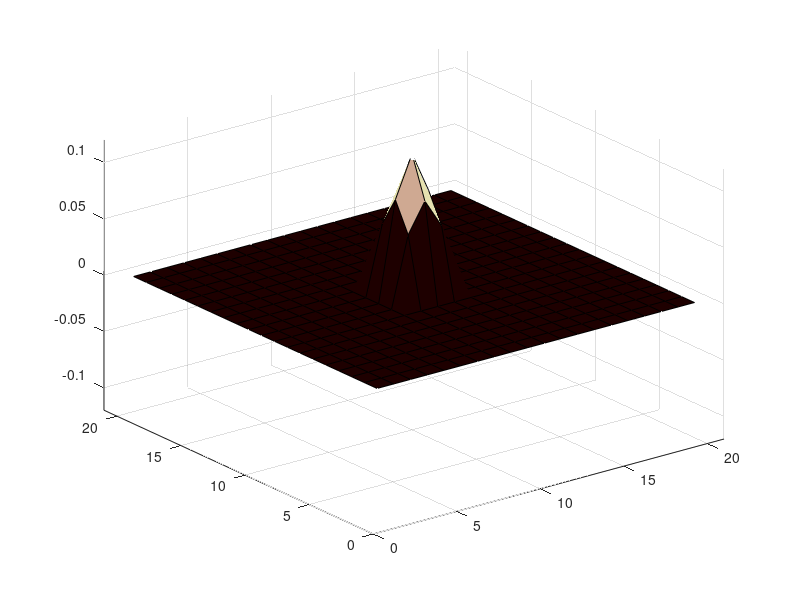

The MATLAB script that drew this image: (Note: this script raises an error after producing the figure.)
% mesh2d.m
%
% A Matlab script implementing a rectilinear waveguide mesh.  This
% scheme is based on the STK Mesh2D class.  The calculations make use
% of two sets of wave variable matrices that are alternated to save
% state.  Note that the mesh boundaries do not appear to be perfectly
% fixed in the plots.  This occurs because the plotted values do not
% include the outer boundary junctions.
%
% by Gary Scavone
% MUMT614, McGill University, 2004.
% 
% retrieved from: http://www.music.mcgill.ca/~gary/618/matlab/mesh2d.m
% edited by Jennifer Hsu (Winter 2016)
%
% for the structures, these are the port-ins/port-outs for:
% vxp: the right-going wave
% vxm: the left-going wave
% vyp: the down-going wave
% vym: the up-going wave
%
%

% Length of signal to calculate.
N = 3*44100;

% Sample rate for playback.
fs = 44100;

% Plot settings.
plotOpt = 1;
nDisplay = 100;   % Ticks between plots.
pTime = 0.1;   % Seconds to pause

% Number of (x,y) grid junctions (assuming square shape).
NJ = 21;

% Initialize calculation matrices.
vxp = zeros(NJ,NJ);
vxm = zeros(NJ,NJ);
vyp = zeros(NJ,NJ);
vym = zeros(NJ,NJ);

vxp1 = zeros(NJ,NJ);
vxm1 = zeros(NJ,NJ);
vyp1 = zeros(NJ,NJ);
vym1 = zeros(NJ,NJ);

v = zeros(NJ-1,NJ-1);
y = zeros(1,N);

% Provide initial velocity profile (width = 20% of grid)
dim = floor(NJ/5);
start = floor((NJ-dim)/2);
vals = zeros(NJ-1,1);
vals(start:start+dim-1) = 0.25*sin(pi*[0:dim-1]/(dim));
valm = vals*transpose(vals);
vxp1(1:NJ-1,1:NJ-1) = valm;
vyp1(1:NJ-1,1:NJ-1) = valm;
vxm1(1:NJ-1,2:NJ) = valm;
vym1(2:NJ,1:NJ-1) = valm;

% set all inputs to one junction to be 1
%vxp1(round(NJ/2), round(NJ/2)) = 1;
%vxp1((NJ+1)/2, (NJ+1)/2) = 1;
%vxp1(NJ-1, NJ-1) = 0.25;
%vyp1(NJ-1, NJ-1) = 0.25;
%vxm1(NJ-1, NJ) = 0.25;
%vym1(NJ, NJ-1) = 0.25;

reflCoeff = -0.9;

% Do initial display.
v = 0.5 * (vxp1(1:NJ-1,1:NJ-1) + vxm1(1:NJ-1,2:NJ) + ...
           vyp1(1:NJ-1,1:NJ-1) + vym1(2:NJ,1:NJ-1));
surf(v);
colormap('pink')
axis([0, NJ, 0, NJ, -0.12 0.12])
%zlabel('Velocity');
%disp('paused ...');
%pause;

% for a movie
vidfile = VideoWriter('meshMovie.mp4','MPEG-4');
vidfile.FrameRate = 7;
open(vidfile);

for n = 1:90%N

  if ( mod(n,2) == 0 ), % tick0

    v = 0.5 * (vxp(1:NJ-1,1:NJ-1) + vxm(1:NJ-1,2:NJ) + ...
               vyp(1:NJ-1,1:NJ-1) + vym(2:NJ,1:NJ-1));

    % Update outgoing junction wave components.
    vxp1(1:NJ-1,2:NJ) = v - vxm(1:NJ-1,2:NJ);     % portOutsLower
    vyp1(2:NJ,1:NJ-1) = v - vym(2:NJ,1:NJ-1);     % portOutsLeft
    vxm1(1:NJ-1,1:NJ-1) = v - vxp(1:NJ-1,1:NJ-1); % portOutsUpper
    vym1(1:NJ-1,1:NJ-1) = v - vyp(1:NJ-1,1:NJ-1); % portOutsRight

    % Do boundary reflections.
    vxp1(1:NJ-1,1) = reflCoeff*vxm(1:NJ-1,1);  
    vxm1(1:NJ-1,NJ) = reflCoeff*vxp(1:NJ-1,NJ);
    vyp1(1,1:NJ-1) = reflCoeff*vym(1,1:NJ-1);
    vym1(NJ,1:NJ-1) = reflCoeff*vyp(NJ,1:NJ-1);
  
  else % tick1

    v = 0.5 * (vxp1(1:NJ-1,1:NJ-1) + vxm1(1:NJ-1,2:NJ) + ...
               vyp1(1:NJ-1,1:NJ-1) + vym1(2:NJ,1:NJ-1));

    % Update outgoing junction wave components.
    vxp(1:NJ-1,2:NJ) = v - vxm1(1:NJ-1,2:NJ);
    vyp(2:NJ,1:NJ-1) = v - vym1(2:NJ,1:NJ-1);
    vxm(1:NJ-1,1:NJ-1) = v - vxp1(1:NJ-1,1:NJ-1);
    vym(1:NJ-1,1:NJ-1) = v - vyp1(1:NJ-1,1:NJ-1);

    % Do boundary reflections.
    vxp(1:NJ-1,1) = reflCoeff*vxm1(1:NJ-1,1);
    vxm(1:NJ-1,NJ) = reflCoeff*vxp1(1:NJ-1,NJ);
    vyp(1,1:NJ-1) = reflCoeff*vym1(1,1:NJ-1);
    vym(NJ,1:NJ-1) = reflCoeff*vyp1(NJ,1:NJ-1);
  
  end

  if plotOpt == 1
    %if ( mod(n-1,nDisplay) == 0 ),
        surf(v);
        %axis([0, NJ, 0, NJ, -0.15 0.15])
        axis([0, NJ, 0, NJ, -0.12 0.12])
        colormap('pink')
        %zlabel('Velocity');
        disp('paused ...');
        %pause(pTime);
        %pause;
        F(n) = getframe(gcf); 
        writeVideo(vidfile, F(n));
    %end
  end
  
  % Do output calculation.
  y(n) = v((NJ+1)/2, (NJ+1)/2);
  %pause;
  %keyboard
  %y(n) = v(NJ/2,NJ/2);

end

close(vidfile)

% scale it for saving
y = y/(max([max(y), abs(min(y))]));

plot(y);
%sound(0.99*y/max(abs(y)), fs);
